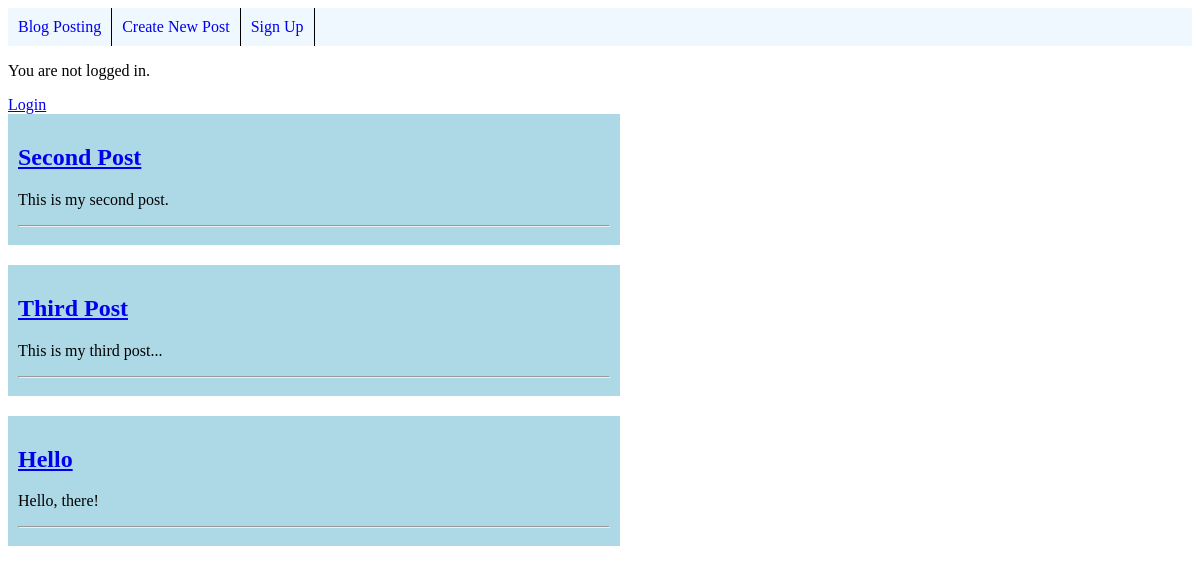
The page / on the database its author committed.
### blog_posting/models.py (models this page shows, shortened)
class Post(models.Model):
    title = models.CharField(max_length=100)
    author = models.ForeignKey('auth.User', on_delete=models.CASCADE)
    body = models.TextField()

### blog_posting/views.py (the view)
# urls.py: path("", views.HomePageView.as_view(), name="home"),
class HomePageView(ListView):
    model = Post
    template_name = "home.html"

### templates/home.html (shortened to what this page needs)
<!DOCTYPE html>
{% extends 'base.html' %}
    {% block content %}
        {% for post in object_list %}
            <div class="post-entry">
                <h2><a href="{% url 'blog-post' post.pk %}">{{ post.title }}</a></h2>
                <p>{{ post.body }}</p><hr>
            </div>
        {% endfor %}
    {% endblock %}

### static/css/design.css (style rules this page uses)
.post-entry { padding: 10px 10px 10px 10px; margin-bottom: 20px; background: lightblue; max-width: 50%; }

### rows shown on the page
Post: title "Second Post", body "This is my second post."
Post: title "Third Post", body "This is my third post..."
Post: title "Hello", body "Hello, there!"
